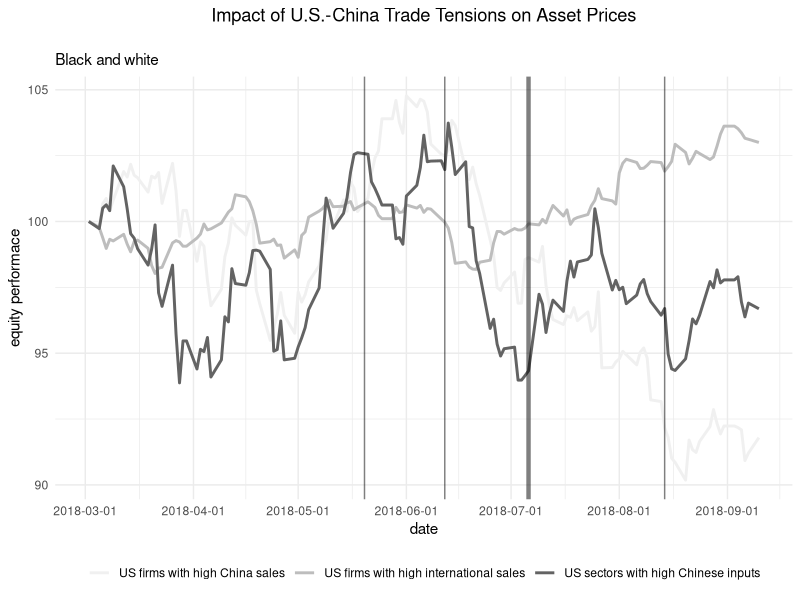
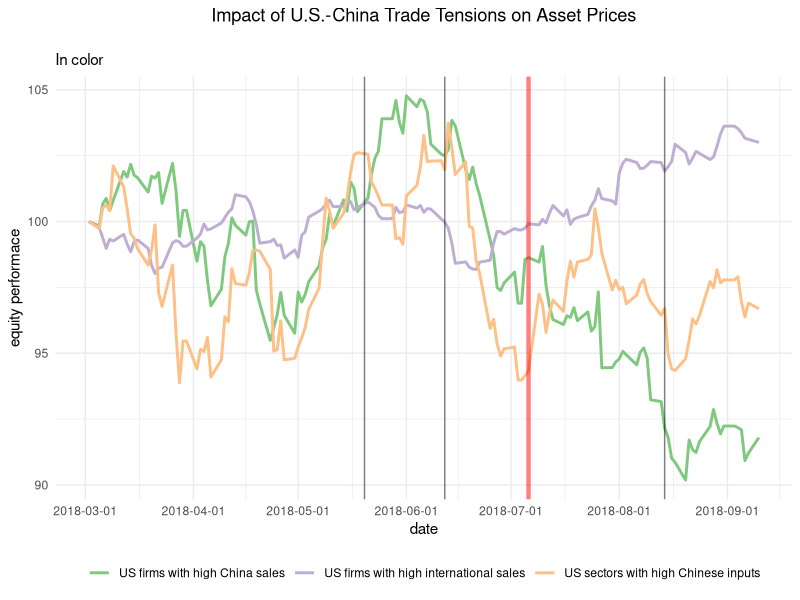

Generate these figures, in order, with R:
## ---- chunk 1
knitr::opts_chunk$set(echo = TRUE)
library(ggplot2)
library(reshape)
library(stringi)
library(RColorBrewer)
## ---- chunk 2
data <- read.csv(file="china_US.csv")
data$date <- as.Date(data$date, format = "%m/%d/%Y")
data <- melt(data, id = "date", measure = colnames(data)[2:4])
data$variable <- stri_replace_all(data$variable, " ", regex = "\\.")
## ---- chunk 3
ggplot(data = data, aes(x=data$date, y = data$value, group = data$variable, color = data$variable)) +
  geom_line(size=1) +
  geom_vline(xintercept = as.Date("2018-07-06"), alpha=0.5, size = 1.5, color = "black") +
  geom_vline(xintercept = c(as.Date("2018-05-20"), as.Date("2018-06-12"), as.Date("2018-08-14")), alpha = 0.5) +
  scale_y_continuous(limits = c(min(data$value),max(data$value))) +
  scale_x_date(date_breaks = "1 month") +
  scale_color_manual(values = brewer.pal(3, "Greys")) + 
  xlab("date") +
  ylab("equity performace") +
  labs(title = "Impact of U.S.-China Trade Tensions on Asset Prices\n", 
       subtitle = "Black and white") + 
  theme_minimal() +
  theme(legend.title = element_blank(), plot.title = element_text(hjust = 0.5), legend.position = "bottom")

## ---- chunk 4
ggplot(data = data, aes(x=data$date, y = data$value, group = data$variable, color = data$variable)) +
  geom_line(size=1) +
  geom_vline(xintercept = as.Date("2018-07-06"), alpha=0.5, size = 1.5, color = "red") +
  geom_vline(xintercept = c(as.Date("2018-05-20"), as.Date("2018-06-12"), as.Date("2018-08-14")), alpha = 0.5) +
  scale_y_continuous(limits = c(min(data$value),max(data$value))) +
  scale_x_date(date_breaks = "1 month") +
  scale_color_manual(values = brewer.pal(3, "Accent")) + 
  xlab("date") +
  ylab("equity performace") +
  labs(title = "Impact of U.S.-China Trade Tensions on Asset Prices\n",
       subtitle = "In color") + 
  theme_minimal() +
  theme(legend.title = element_blank(), plot.title = element_text(hjust = 0.5), legend.position = "bottom")
